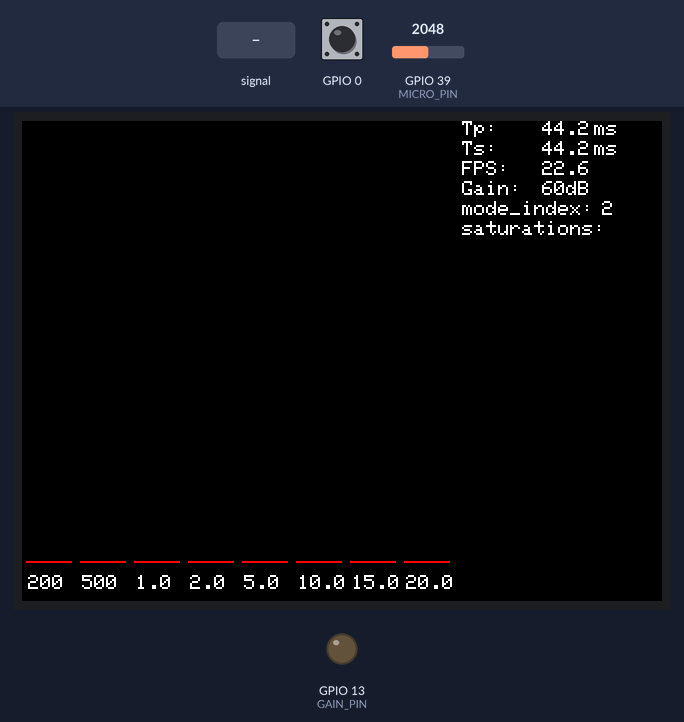
The sketch below on a simulated ESP32. Shown: 320×240 colour display, output pins drawn as LEDs (lit = HIGH). Dashed ring = blinking. The inputs (shaded band) are chosen by the test bench; at power-on: GPIO 0 HIGH, GPIO 39 (MICRO_PIN) = 2048. Pins used as bus, display or sensor lines are not drawn.

Above: at 1.4 s.
1.5 s: GPIO 39 (MICRO_PIN) fed a 200 Hz sine of ±327 counts around its level
At 1.66 s:
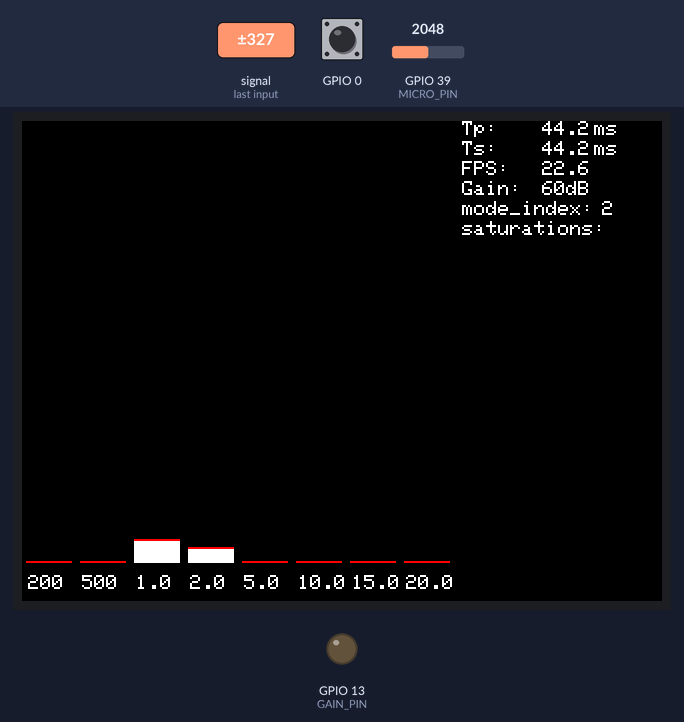
3.9 s: GPIO 0 pulled LOW for 0.15 s
At 4.38 s:
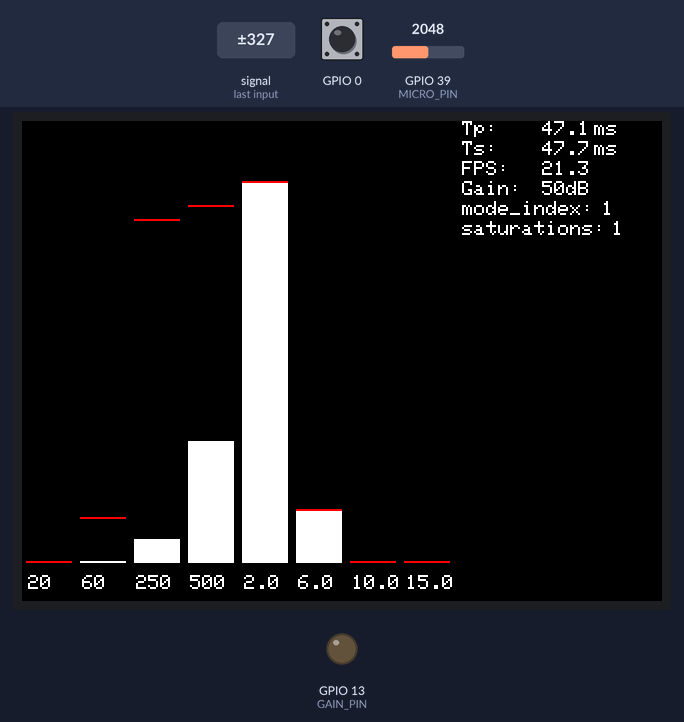
4.6 s: GPIO 39 (MICRO_PIN) fed a 50 Hz sine of ±1228 counts around its level
At 5.59 s:
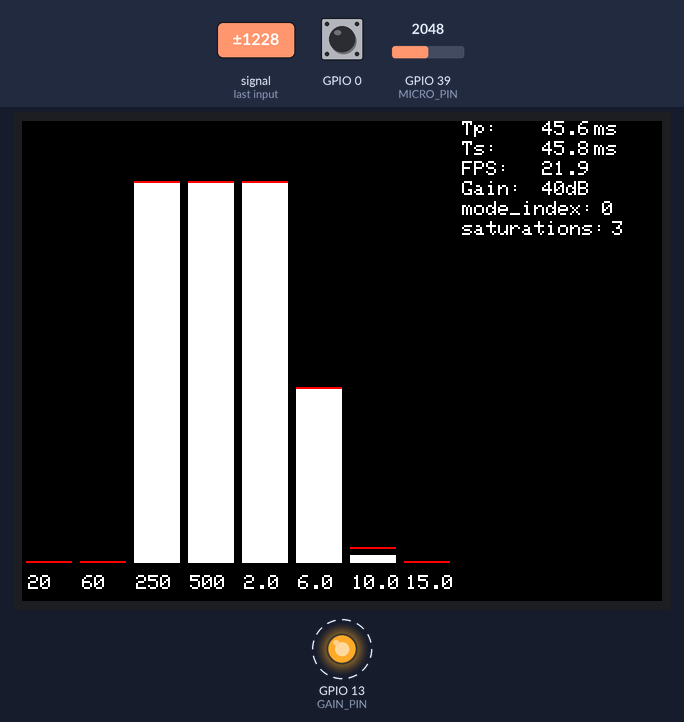
7.6 s: GPIO 39 (MICRO_PIN) set to 2866
At 7.71 s:
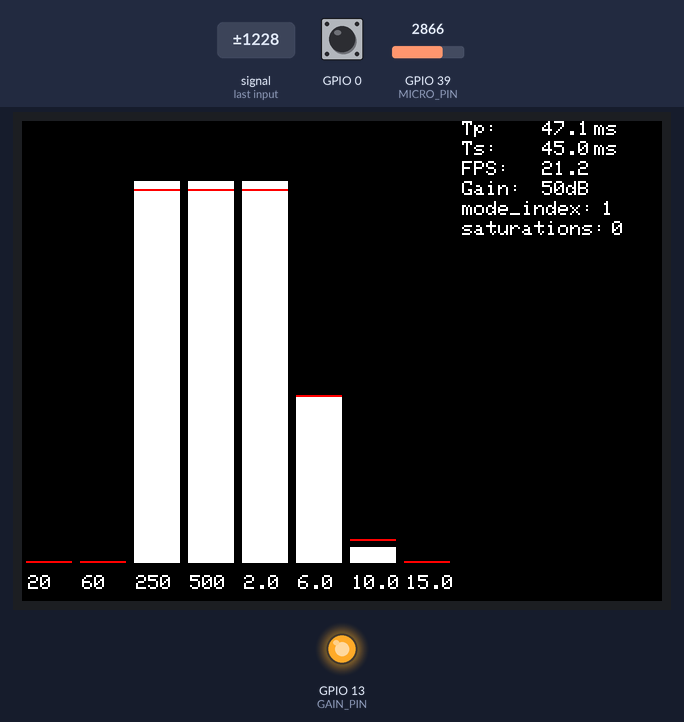
9.6 s: GPIO 39 (MICRO_PIN) set to 2047
At 9.84 s:
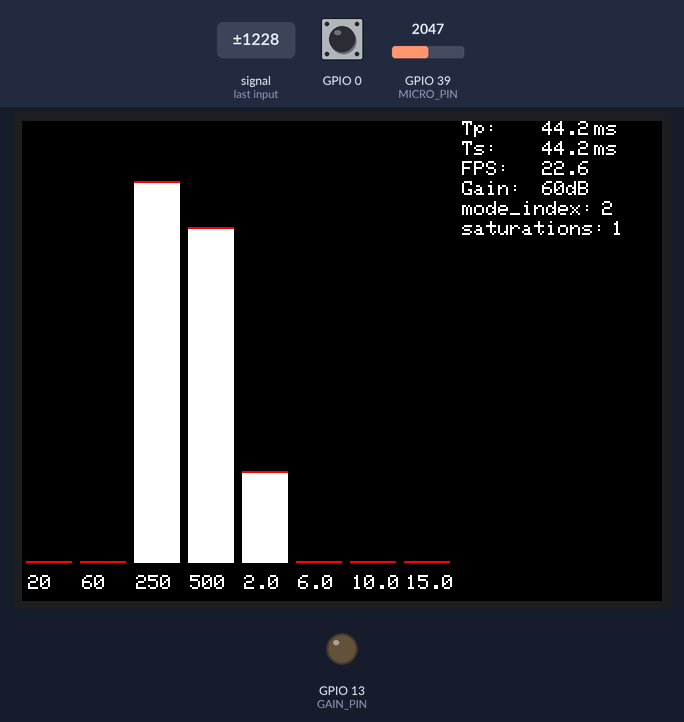
11.1 s: GPIO 0 pulled LOW for 1 s
At 11.22 s:
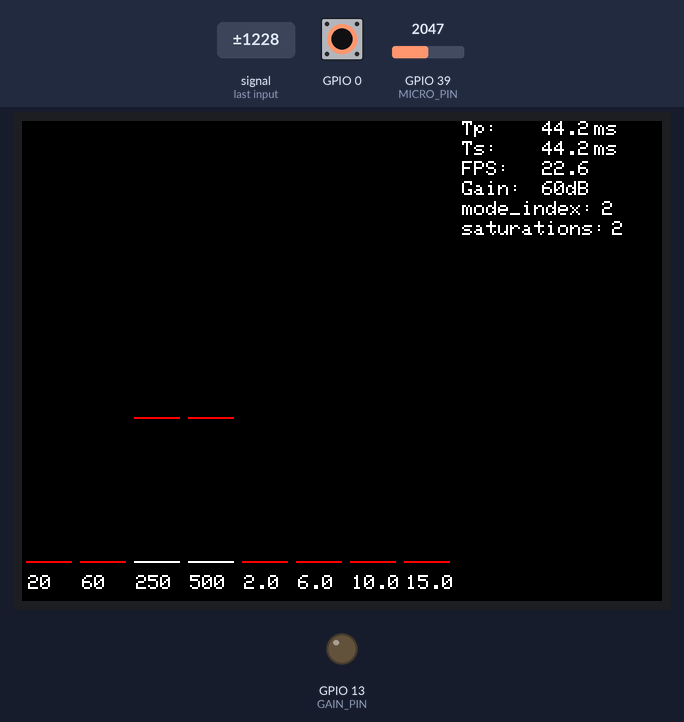
Timing chart, 0 to 14.1 s (numbered marks = the images above; inputs shaded):
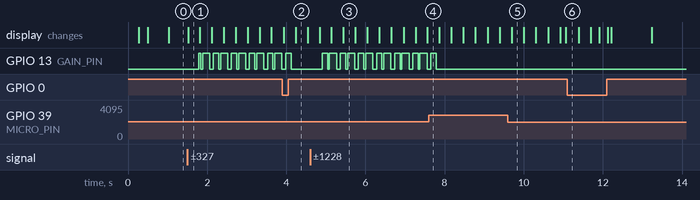

Measured:
- after the input at 1.5 s, GPIO 13 (GAIN_PIN): LOW → HIGH after 0.29 s, then repeats every 0.46 s: LOW 0.04 s, HIGH 0.18 s, LOW 0.09 s, HIGH 0.14 s; the display: changes at once (image 1)
- after the input at 3.9 s, GPIO 13 (GAIN_PIN): goes on until 4.1 s, then stays LOW; the display: first differs from a run without the input after 0.34 s (image 2)
- after the input at 4.6 s, GPIO 13 (GAIN_PIN): alternates HIGH for 0.16 s and LOW for 0.04 s, starting after 0.31 s
- after the input at 7.6 s, GPIO 13 (GAIN_PIN): goes on until 7.8 s, then stays LOW

The sketch:

12_esp32_fft_tft.ino
```cpp
#include <Arduino.h>
#include <SPI.h>
#include <Adafruit_GFX.h>
#include <Adafruit_ST7789.h>
#include "arduinoFFT.h"
#include <math.h>

// -------------------- Definiciones de pines y parámetros --------------------
#define TFT_MOSI 23
#define TFT_SCLK 18
#define TFT_CS   5    // Se definen antes de usarlos
#define TFT_DC   19
#define TFT_RST  26
#define TFT_GND  33
#define TFT_VCC  14
#define MICRO_PIN 39

#define GAIN_PIN 13

#define MAX_BANDS 16         // Número máximo de bandas que permitiremos
#define NUM_BANDS 8

#define SAMPLES 256
#define SAMPLING_FREQUENCY 40000 // Hz (Nyquist = 20000 Hz)
//#define amplitude 200           // Factor de escala

// -------------------- Estado del botón BOOT (GPIO 0) ---------------
volatile bool bootButtonState = true;
bool prev_boton = true;

// Layout de la pantalla (rotada 90°: 320x240)
#define GRAPH_WIDTH 320
#define INFO_WIDTH 100
#define SPECTRUM_WIDTH (GRAPH_WIDTH - INFO_WIDTH) // Área para las barras
#define GRAPH_Y 30                     // 30 px en la parte superior
#define INFO_Y 225                     // Zona de información inicia en y = 225
#define GRAPH_HEIGHT (220 - GRAPH_Y)   // 220 - 30 = 190 px
#define BAR_GAP 4

// Límites manuales para cada banda (en Hz)
const float silvar[NUM_BANDS] = {20, 60, 250, 500, 2000, 6000, 10000, 15000};
const float normal[NUM_BANDS] = {200, 500, 1000, 2000, 5000, 10000, 15000, 20000};
float bandLimits[NUM_BANDS] =  {200, 500, 1000, 2000, 5000, 10000, 15000, 20000};

/*-----------Defines for automatic gain control------*/
#define GAIN GAIN_PIN
int amplitude[3] = { 200, 200, 200 };  // Depending on your audio source level, you may need to increase this value
int filter[3] = { 2000, 2000, 5000 }; // To filter noise. The last one is the most important since it corresponds to the higher gain mode
int mode_index = 0; // indicates the gain mode of the microphone | 0 : 40 dB | 1 : 50 dB | 2 : 60 dB |
const char *gain_text[3] = {"40dB", "50dB", "60dB"};
unsigned long lastTimeGainLowered = 0;
unsigned long delayToLowerGainAgain = 200;
bool bandSaturated[NUM_BANDS] = { false }; // array to store if the bands are saturated to decrease the gain if so
int numberOfTimesSaturated = 0;  // number of saturations in periodForSaturation time
int saturationThreshold = 3; // maximum allowed saturations in periodForSaturation time
unsigned long periodForSaturation = 80;  // each period the number of times saturated resets to 0
unsigned long lastTimeForSaturation = 0; //
int band_values = 0; // if this value is too low, the gain will increase

// -------------------- Variables globales para muestreo y FFT --------------------
unsigned int sampling_period_us;
unsigned long newTime, oldTime;

// -------------------- Variables globales para dibujo --------------------
byte peak[NUM_BANDS] = {0,0,0,0,0,0,0,0};
int prevBarHeight[NUM_BANDS] = {0,0,0,0,0,0,0,0};
int prevPeakY[NUM_BANDS] = {
  GRAPH_Y + GRAPH_HEIGHT, GRAPH_Y + GRAPH_HEIGHT, GRAPH_Y + GRAPH_HEIGHT, GRAPH_Y + GRAPH_HEIGHT,
  GRAPH_Y + GRAPH_HEIGHT, GRAPH_Y + GRAPH_HEIGHT, GRAPH_Y + GRAPH_HEIGHT, GRAPH_Y + GRAPH_HEIGHT
};

// -------------------- Buffers para FFT --------------------
// -------------------- Buffers para FFT --------------------
// Usa float (4 bytes) y fuerza a SRAM interna
DRAM_ATTR static float vReal[SAMPLES];
DRAM_ATTR static float vImag[SAMPLES];
ArduinoFFT<float> FFT(vReal, vImag, SAMPLES, SAMPLING_FREQUENCY);


// -------------------- Doble búfer para muestreo y mutex --------------------
volatile int currentBuffer = 0;
int buffer0[SAMPLES];
int buffer1[SAMPLES];
volatile bool bufferReady[2] = {false, false};
SemaphoreHandle_t bufferMutex = NULL;

// -------------------- Medidas -----------------------------------
volatile unsigned long samplingTime = 0;
volatile unsigned long lastSamplingTime = 0;
volatile unsigned long procesingTime = 0;

// -------------------- Objeto para la pantalla --------------------
Adafruit_ST7789 tft = Adafruit_ST7789(TFT_CS, TFT_DC, TFT_MOSI, TFT_SCLK, TFT_RST);

/////////////////////////////////////////////////////////////////////////

//gain to 40dB
void check_gain() {
  switch(mode_index) {
    case 0:
      gain_high();  // Configura para 40dB
      break;
    case 1:
      gain_low();   // Configura para 50dB
      break;
    case 2:
      gain_float(); // Configura para 60dB (entrada flotante)
      break;
    default:
      // Si mode_index no coincide con ninguno, se puede configurar un modo por defecto
      gain_float();
      break;
  }
}


void gain_high(void) {
  pinMode(GAIN, OUTPUT);
  digitalWrite(GAIN, HIGH);  // Configures the GAIN pin to VCC
}

//gain to 50dB
void gain_low(void) {
  pinMode(GAIN, OUTPUT);
  digitalWrite(GAIN, LOW);  // Configures the GAIN pin to GND
}

//gain to 60dB
void gain_float(void) {
  pinMode(GAIN, INPUT); // Configures the GAIN pin as INPUT. This way, the internal pull-up resistor disconects, leaving the pin floating
}
void change_band_limits(){
  if (bandLimits[0] == silvar[0]) {
    // Sustituye bandLimits por normal
    for (int i = 0; i < NUM_BANDS; i++) {
      bandLimits[i] = normal[i];
    }
  } else {
    for (int i = 0; i < NUM_BANDS; i++) {
      bandLimits[i] = silvar[i];
    }
  }
  drawFrequencyLabels();
}

void buttonPressed(){
  change_band_limits();
  tft.setCursor(SPECTRUM_WIDTH + 20, 200);
  tft.print("BOTON");
}
void buttonReleased(){
  tft.fillRect(SPECTRUM_WIDTH + 20, 200, 30, 8, ST77XX_BLACK);
}

// -------------------- Suavizado con curva Bézier (general, con 11 puntos) --------------------
struct Point {
  float x, y;
};

const int numOfHistoryValues = 11;  // Usamos 11 puntos de control (como en tu código original)
float SMOOTHING = 0.5;
Point controlPoints[NUM_BANDS][numOfHistoryValues];
float valueHistory[NUM_BANDS][numOfHistoryValues];

float factorial(int n) {
  float f = 1;
  for (int i = 1; i <= n; i++) {
    f *= i;
  }
  return f;
}

float binomial(int n, int k) {
  return factorial(n) / (factorial(k) * factorial(n - k));
}

float bezierGeneral(float p[], int n, float t) {
  int order = n - 1;
  float result = 0;
  for (int i = 0; i < n; i++) {
    float bern = binomial(order, i) * pow(1 - t, order - i) * pow(t, i);
    result += bern * p[i];
  }
  return result;
}

void updateControlPoints(float newValue, int barIndex) {
  for (int i = numOfHistoryValues - 1; i > 0; i--) {
    valueHistory[barIndex][i] = valueHistory[barIndex][i - 1];
  }
  valueHistory[barIndex][0] = newValue;
  for (int i = 0; i < numOfHistoryValues; i++) {
    controlPoints[barIndex][i].y = valueHistory[barIndex][i];
  }
}

float getSmoothedValue(int barIndex, float t) {
  float p[numOfHistoryValues];
  for (int i = 0; i < numOfHistoryValues; i++) {
    p[i] = controlPoints[barIndex][i].y;
  }
  return bezierGeneral(p, numOfHistoryValues, t);
}

// -------------------- Funciones de pantalla --------------------
void drawFrequencyLabels() {
  int bandWidth = SPECTRUM_WIDTH / NUM_BANDS;
  tft.fillRect(0, INFO_Y + 2, SPECTRUM_WIDTH, 8, ST77XX_BLACK);
  for (int j = 0; j < NUM_BANDS; j++) {
    float f_max = bandLimits[j];
    char buf[10];
    if (f_max < 1000)
      sprintf(buf, "%.0f", f_max);
    else
      sprintf(buf, "%.1f", f_max / 1000.0);
    int xPos = j * bandWidth + (bandWidth / 2) - 10;
    tft.setCursor(xPos, INFO_Y + 2);
    tft.print(buf);
  }
}

void drawStaticInfo() {
  drawFrequencyLabels();
  tft.setCursor(SPECTRUM_WIDTH, 0);
  tft.print("Tp:        ms");
  tft.setCursor(SPECTRUM_WIDTH, 10);
  tft.print("Ts:        ms");
  tft.setCursor(SPECTRUM_WIDTH, 20);
  tft.print("FPS:      ");
  tft.setCursor(SPECTRUM_WIDTH, 30);
  tft.print("Gain:      ");
  tft.setCursor(SPECTRUM_WIDTH, 40);
  tft.print("mode_index:      ");
  tft.setCursor(SPECTRUM_WIDTH, 50);
  tft.print("saturations:       ");
}

// -------------------- Tareas FreeRTOS --------------------

// Tarea de muestreo (núcleo 0)
void TaskSampling(void * parameter) {
  for (;;) {

    int *buf = (currentBuffer == 0) ? buffer0 : buffer1;

    for (int i = 0; i < SAMPLES; i++) {
      newTime = micros() - oldTime;
      oldTime = newTime;
      buf[i] = analogRead(MICRO_PIN);
      while (micros() < (newTime + sampling_period_us)) { }
    }
    xSemaphoreTake(bufferMutex, portMAX_DELAY);
    bufferReady[currentBuffer] = true;
    currentBuffer = (1 - currentBuffer);
    xSemaphoreGive(bufferMutex);

    samplingTime = micros() - lastSamplingTime;
    lastSamplingTime = micros();

    vTaskDelay(1);
  }
}

// Tarea de procesamiento (núcleo 1)
void TaskProcessing(void * parameter) {
  for (;;) {
    int localBuffer[SAMPLES];
    if (bufferReady[0] || bufferReady[1]) {

      unsigned long procStart = micros();

      xSemaphoreTake(bufferMutex, portMAX_DELAY);
      int readyBuffer = bufferReady[0] ? 0 : 1;
      memcpy(localBuffer, (readyBuffer == 0) ? buffer0 : buffer1, sizeof(int) * SAMPLES);
      bufferReady[readyBuffer] = false;
      xSemaphoreGive(bufferMutex);

      // Copia al arreglo FFT
      for (int i = 0; i < SAMPLES; i++) {
        vReal[i] = localBuffer[i];
        vImag[i] = 0;
      }

      FFT.windowing(vReal, SAMPLES, FFT_WIN_TYP_RECTANGLE, FFT_FORWARD);
      FFT.compute(vReal, vImag, SAMPLES, FFT_FORWARD);
      FFT.complexToMagnitude(vReal, vImag, SAMPLES);

      // Cálculo de valores por banda (índices 1 a SAMPLES / 2)
      int bandValues[NUM_BANDS] = {0};
      for (int i = 1; i < SAMPLES / 2; i++) {
        if (vReal[i] > filter[mode_index]) {
          int value = (int)vReal[i] / amplitude[mode_index];
          float f = i * ((float)SAMPLING_FREQUENCY / SAMPLES);
          for (int j = 0; j < NUM_BANDS; j++) {
            float lowerBound = (j == 0) ? 0 : bandLimits[j - 1];
            float upperBound = bandLimits[j];
            if (f >= lowerBound && f < upperBound) {
              if (value > bandValues[j])
                bandValues[j] = value;
              break;
            }
          }
        }
      }

      for (int i = 0; i < NUM_BANDS; i++) {
        updateControlPoints(bandValues[i], i);
        bandValues[i] = getSmoothedValue(i, 0.2);
      }
      // === DRAWING BANDS ===
      int bandWidth = SPECTRUM_WIDTH / NUM_BANDS;
      for (int band = 0; band < NUM_BANDS; band++) {
        int dsize = bandValues[band];
        if (dsize > 50) {
          dsize = 50;
          numberOfTimesSaturated++;
          tft.fillRect(SPECTRUM_WIDTH + 75, 50, 20, 8, ST77XX_BLACK);
          tft.setCursor(SPECTRUM_WIDTH + 75, 50);
          tft.print(numberOfTimesSaturated, 1);
        }
        int newBarHeight = (dsize * GRAPH_HEIGHT) / 50;
        int x = band * bandWidth + (BAR_GAP / 2);
        int effectiveWidth = bandWidth - BAR_GAP;

        if (newBarHeight > prevBarHeight[band]) {
          int diff = newBarHeight - prevBarHeight[band];
          int yStart = GRAPH_Y + GRAPH_HEIGHT - newBarHeight;
          tft.fillRect(x, yStart, effectiveWidth, diff, ST77XX_WHITE);
        } else if (newBarHeight < prevBarHeight[band]) {
          int diff = prevBarHeight[band] - newBarHeight;
          int yStart = GRAPH_Y + GRAPH_HEIGHT - prevBarHeight[band];
          tft.fillRect(x, yStart, effectiveWidth, diff, ST77XX_BLACK);
        }
        prevBarHeight[band] = newBarHeight;

        if (dsize > peak[band])
          peak[band] = dsize;
        else if (peak[band] > 0)
          peak[band]--;

        int newPeakY = GRAPH_Y + GRAPH_HEIGHT - (peak[band] * GRAPH_HEIGHT) / 50;
        if (newPeakY != prevPeakY[band]) {
          int barTop = GRAPH_Y + GRAPH_HEIGHT - newBarHeight;
          uint16_t bgColor = (prevPeakY[band] >= barTop) ? ST77XX_WHITE : ST77XX_BLACK;
          tft.fillRect(x, prevPeakY[band], effectiveWidth, 1, bgColor);
        }
        tft.drawFastHLine(x, newPeakY, effectiveWidth, ST77XX_RED);
        prevPeakY[band] = newPeakY;
      }


      int prev_index = mode_index;
      // decrease the gain if the audio is saturated and restart saturation count
      if (numberOfTimesSaturated > saturationThreshold) {
        mode_index = max(mode_index - 1, 0);
        check_gain();

        numberOfTimesSaturated = 0;
        lastTimeForSaturation = millis();
          tft.fillRect(SPECTRUM_WIDTH + 75, 50, 20, 8, ST77XX_BLACK);
          tft.setCursor(SPECTRUM_WIDTH + 75, 50);
          tft.print(numberOfTimesSaturated, 1);
      } /* else {
        mode_index = min(mode_index + 1, 2);
        check_gain();
      }
      if (prev_index != mode_index) {
        tft.fillRect(SPECTRUM_WIDTH + 70, 40, 10, 8, ST77XX_BLACK);
        tft.setCursor(SPECTRUM_WIDTH + 70, 40);
        tft.print(mode_index, 1);
      }

      */
      // increase the gain if there is no audio detected
      unsigned long currentTimeGain = millis();
      if ((currentTimeGain - lastTimeGainLowered) > delayToLowerGainAgain) {
            mode_index = min(mode_index + 1, 2);
            check_gain();
            lastTimeGainLowered = currentTimeGain;
      }
      if (prev_index != mode_index) {
        tft.fillRect(SPECTRUM_WIDTH + 40, 30, 50, 8, ST77XX_BLACK);
        tft.setCursor(SPECTRUM_WIDTH + 40, 30);
        tft.print(gain_text[mode_index]);
        tft.fillRect(SPECTRUM_WIDTH + 70, 40, 10, 8, ST77XX_BLACK);
        tft.setCursor(SPECTRUM_WIDTH + 70, 40);
        tft.print(mode_index, 1);
      }
      // Reset the numberOfTimesSaturated periodically
      unsigned long currentTime = millis();
      if ((currentTime - lastTimeForSaturation) > periodForSaturation) {
        numberOfTimesSaturated = 0;
        lastTimeForSaturation = currentTime;
      }

        bootButtonState = digitalRead(0); // LOW si está presionado
        if (bootButtonState == false && bootButtonState != prev_boton) {
          buttonPressed();
        } else if (bootButtonState == true && bootButtonState != prev_boton) {
          buttonReleased();
        }
        prev_boton = bootButtonState;


      unsigned long procCycle = micros() - procStart;

      unsigned long nowProcesingTime = micros() - procesingTime;
      procesingTime = micros();

      float fps = 1000000.0 / nowProcesingTime;

      unsigned long currentMillis = millis();

      // Actualiza la zona de información en pantalla cada 1 s:
      static unsigned long lastInfoUpdate = 0;
      if (currentMillis - lastInfoUpdate >= 1000) {
      lastInfoUpdate = currentMillis;
      // Se asume que en la última iteración de procesamiento se calculó el fps y cycleTime

      // Se muestra en pantalla:
      // Para ello, se usa el área a la derecha (a partir de SPECTRUM_WIDTH+30)
      // Se actualizan T (tiempo del ciclo en ms) y FPS
      float T_ms = nowProcesingTime / 1000.0;

      tft.fillRect(SPECTRUM_WIDTH + 40, 0, 25, 8, ST77XX_BLACK);
      tft.setCursor(SPECTRUM_WIDTH + 40, 0);
      tft.print(T_ms, 1);

      float localSamplingTime = samplingTime / 1000.0;

      tft.fillRect(SPECTRUM_WIDTH + 40, 10, 25, 8, ST77XX_BLACK);
      tft.setCursor(SPECTRUM_WIDTH + 40, 10);
      tft.print(localSamplingTime, 1);

      tft.fillRect(SPECTRUM_WIDTH + 40, 20, 25, 8, ST77XX_BLACK);
      tft.setCursor(SPECTRUM_WIDTH + 40, 20);
      tft.print(fps, 1);
      /*
      tft.fillRect(SPECTRUM_WIDTH + 40, 30, 30, 8, ST77XX_BLACK);
      tft.setCursor(SPECTRUM_WIDTH + 40, 30);
      tft.print(gain_text[mode_index]);

      tft.fillRect(SPECTRUM_WIDTH + 70, 40, 10, 8, ST77XX_BLACK);
      tft.setCursor(SPECTRUM_WIDTH + 70, 40);
      tft.print(mode_index, 1);
      */

      }


    } else {
      vTaskDelay(1);
    }
  }
}

// -------------------- setup() y loop() principal --------------------
void setup() {
  Serial.begin(115200);
  setCpuFrequencyMhz(240);            // Requiere <Arduino.h>

  gain_low();

  pinMode(0, INPUT_PULLUP);
  pinMode(TFT_GND, OUTPUT);
  pinMode(TFT_VCC, OUTPUT);
  digitalWrite(TFT_GND, LOW);
  digitalWrite(TFT_VCC, HIGH);
    // SPI a 40 MHz
  SPI.begin(TFT_SCLK, -1, TFT_MOSI, TFT_CS);
  SPI.setFrequency(27000000);         // 27 MHz si tu cableado es largo
  tft.init(240, 320);
  tft.setSPISpeed(27000000);
  tft.setRotation(1);
  tft.fillScreen(ST77XX_BLACK);
  tft.setTextColor(ST77XX_WHITE);
  tft.setTextSize(1);

  drawStaticInfo();

  sampling_period_us = round(1000000 * (1.0 / SAMPLING_FREQUENCY));

  bufferMutex = xSemaphoreCreateMutex();

  // Crea las tareas en núcleos separados:
  // TaskSampling en núcleo 0, TaskProcessing en núcleo 1.
  xTaskCreate(TaskSampling, "TaskSampling", 2048, NULL, 2, NULL);
  xTaskCreate(TaskProcessing, "TaskProcessing", 8192, NULL, 2, NULL);
}

void loop() {
  // El loop principal queda vacío, ya que todas las tareas se encargan del trabajo.
}
```
